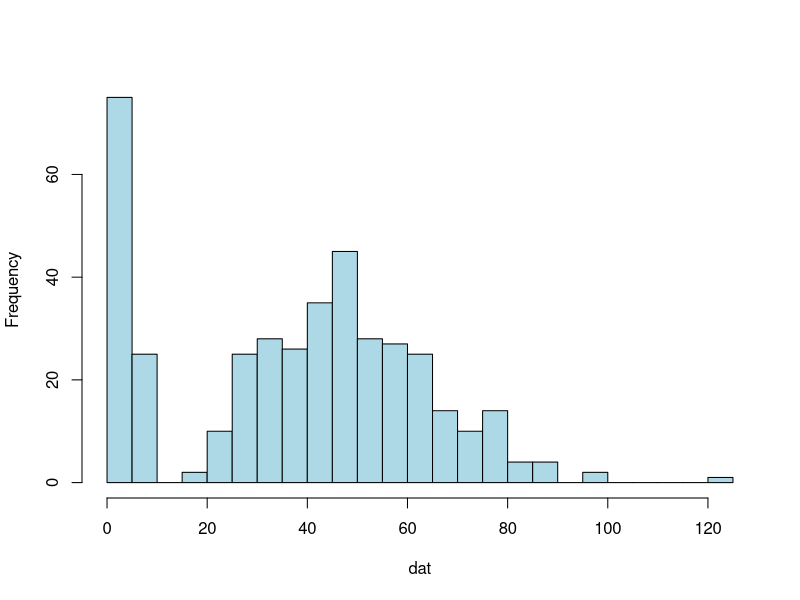
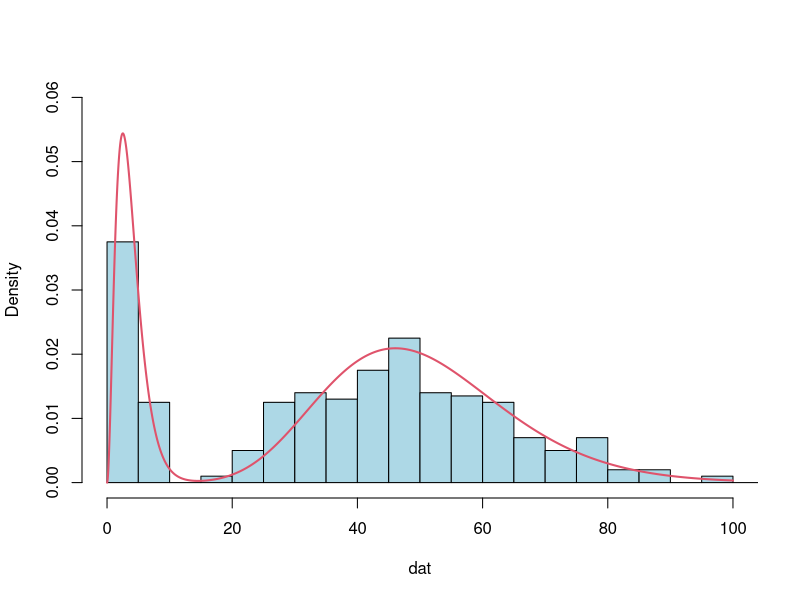

These figures' R source, in order:
# http://kusanagi.hatenablog.jp/entry/2017/01/26/152922

# sample http://stats.stackexchange.com/questions/226834/sampling-from-a-mixture-of-two-gamma-distributions

# fit data to the mixture gamma distribution model 

library(mixtools)
set.seed(0)
dat <- c(rgamma(100, 4, 1), rgamma(300, 10, .2))
hist(dat, breaks =20, main = "", col = "lightblue")

model <- gammamixEM(dat)

dmixgamma <- function(x, lambda, a1, a2, b1, b2){
	y <- lambda * dgamma(x, a1, b1) + (1 - lambda) * dgamma(x, a2, b2)
	y
}

hist(dat, breaks =20, main = "", col = "lightblue", freq = F, ylim = c(0, .06), xlim = c(0, 100))
x <- seq(0, 100, .01)
# where does these parameters come from?
lines(x, dmixgamma(x, 0.25, 3.05, 11.54, 1/1.23, 1/4.37), lwd = 2, col = 2)
